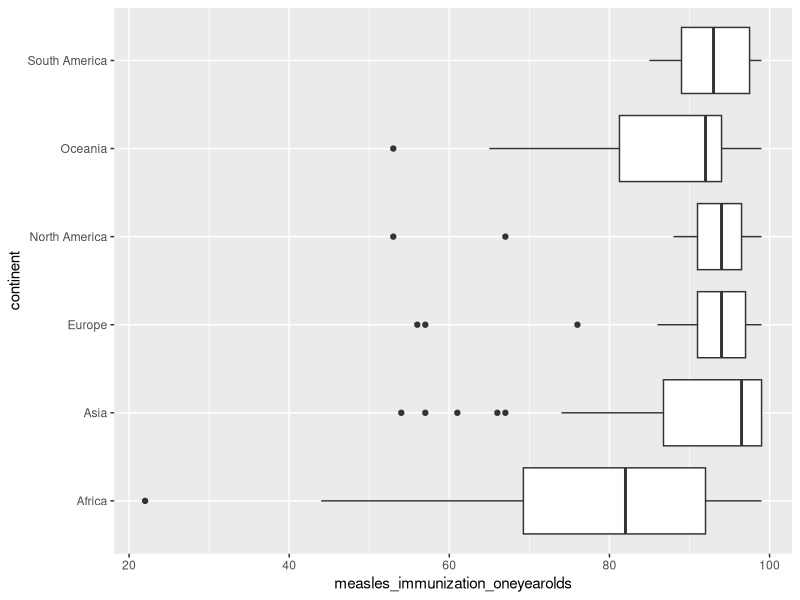
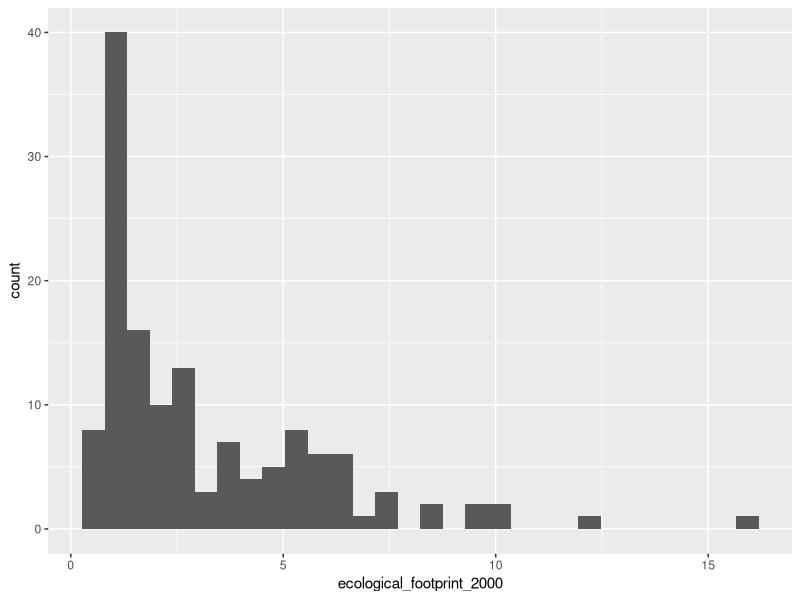

Generate these figures, in order, with R:
# Dasti, Rayyaan

# Clean up the working environment
rm(list = ls())

#Loading the package tidyverse
library(tidyverse)

#Reading countries.csv into countriesData dataframe, and treating character
#variables as factors
countriesData <- read.csv("datasets/countries.csv", stringsAsFactors = TRUE)

#summarizing the variables in countriesData
summary(countriesData)
#part b - 58 countreis are missing data for ecological_footprint_2000
#part c - 44 countries in this dataset are from Asia
#part d - measles_immunization_oneyearolds is numerical, continuous
# fines_for_tobacco_advertising_2014 is numerical, discrete

#line of code that uses ggplot() to generate boxplot
ggplot(countriesData, aes(x=measles_immunization_oneyearolds, y=continent)) +
  geom_boxplot()
#europe has the most symmetrical result
#it is the whisker length and median location

#line of code that uses ggplot() to generate histogram
ggplot(countriesData, aes(x=ecological_footprint_2000)) +
  geom_histogram()
#the distribution is right skewed
#the first quartile being 1.1 and the 3rd being 4.9 while the median is
#2.1 and mean is 3.1 supports the observation that it is right skewed.
